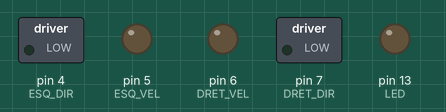
A sketch run on a simulated Arduino Uno, built with avr-gcc and run on an emulated ATmega328P. On the bench: switched loads named in the sketch (green lamp = pin HIGH), output pins drawn as LEDs (lit = HIGH).

Above: at 0.1 s.
At 1.1 s:
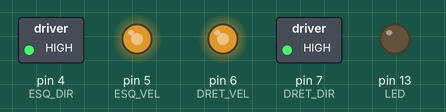
At 3.6 s:
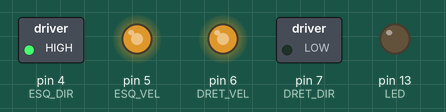
At 5.3 s:
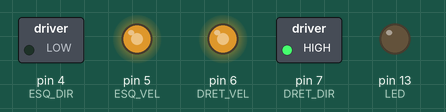
At 7.0 s:
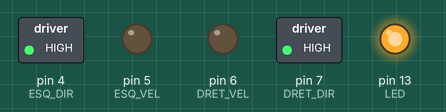
At 11.1 s:
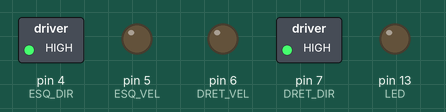
Timing chart, 0 to 12.6 s (numbered marks = the images above):
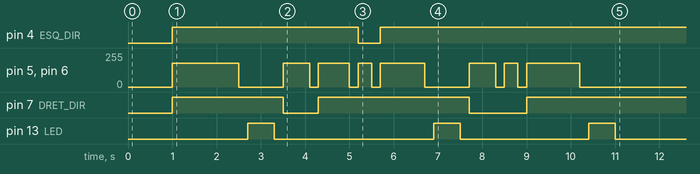

The sketch:

ampliat.ino
```cpp
/*
  Solucionari Repte SA7-A · Robot repartidor (AMPLIAT)
  AMPLIACIO 1: circuit tancat tornant al punt inicial (el quadrat es un cas particular).
  AMPLIACIO 2: temps de gir CALIBRABLES perque els angles siguin precisos.
  AMPLIACIO 3: ruta amb diverses parades senyalitzades amb un LED.
    La ruta es DADES, no codi duplicat: una TAULA de trams (accio + durada)
    que el programa recorre. Per canviar la ruta, nomes cal editar la taula.
  === PINS (AJUSTAR segons el manual de la Imagina 3dBot) ===
*/

const int ESQ_DIR = 4, ESQ_VEL = 5, DRET_DIR = 7, DRET_VEL = 6;   // <-- AJUSTAR
const int LED = 13;     // AMPLIACIO 3: indicador de parada
const int VEL = 180;

const int T_GIR_90 = 600;   // AMPLIACIO 2: CALIBRAR fins que el gir sigui de 90 graus
const int T_GIR_45 = 300;   // AMPLIACIO 2: aprox. la meitat del de 90 (calibrar tambe)

// AMPLIACIO 3: cada tram es una ACCIO i una DURADA en ms.
// Accions: 'R' = recte, 'D' = gir a la dreta, 'E' = gir a l'esquerra,
//          'P' = parada amb senyal LED (la durada s'ignora).
struct Tram {
  char accio;
  int durada;
};

// AMPLIACIO 3: la RUTA com a dades. Trams diversos: rectes de durades
// diferents, girs a banda i banda i 3 parades senyalitzades.
// AMPLIACIO 1: un quadrat seria simplement 4 cops { {'R',1200}, {'D',T_GIR_90} }.
const Tram RUTA[] = {
  {'R', 1500},        // recta llarga fins a la parada 1
  {'P', 0},           // parada 1 (senyal LED)
  {'D', T_GIR_90},
  {'R', 700},         // recta curta
  {'E', T_GIR_45},
  {'R', 1000},        // recta mitjana fins a la parada 2
  {'P', 0},           // parada 2
  {'D', T_GIR_90},
  {'D', T_GIR_45},    // els girs es poden encadenar (90 + 45 = 135 graus)
  {'R', 1200},
  {'P', 0}            // parada 3 (punt final)
};
const int N_TRAMS = sizeof(RUTA) / sizeof(RUTA[0]);

void motors(int dE, int vE, int dD, int vD) {
  digitalWrite(ESQ_DIR, dE); analogWrite(ESQ_VEL, vE);
  digitalWrite(DRET_DIR, dD); analogWrite(DRET_VEL, vD);
}
void endavant()      { motors(HIGH, VEL, HIGH, VEL); }
void gira_dreta()    { motors(HIGH, VEL, LOW, VEL); }
void gira_esquerra() { motors(LOW, VEL, HIGH, VEL); }
void atura()         { analogWrite(ESQ_VEL, 0); analogWrite(DRET_VEL, 0); }

void parada() {
  // AMPLIACIO 3: marca una parada amb el LED
  atura();
  digitalWrite(LED, HIGH); delay(600); digitalWrite(LED, LOW);
  delay(200);
}

// AMPLIACIO 3: executa UN tram de la taula.
// El codi de moviment NO es duplica: nomes hi ha una versio de cada accio.
void executaTram(char accio, int durada) {
  if (accio == 'R') {
    endavant(); delay(durada);
  } else if (accio == 'D') {
    gira_dreta(); delay(durada);       // AMPLIACIO 2 (temps calibrat)
  } else if (accio == 'E') {
    gira_esquerra(); delay(durada);    // AMPLIACIO 2 (temps calibrat)
  } else if (accio == 'P') {
    parada();
    return;
  }
  atura(); delay(200);
}

void setup() {
  pinMode(ESQ_DIR, OUTPUT); pinMode(ESQ_VEL, OUTPUT);
  pinMode(DRET_DIR, OUTPUT); pinMode(DRET_VEL, OUTPUT);
  pinMode(LED, OUTPUT);
  delay(1000);

  // AMPLIACIO 3: el programa nomes RECORRE la taula; la ruta son dades
  for (int i = 0; i < N_TRAMS; i++) {
    executaTram(RUTA[i].accio, RUTA[i].durada);
  }
  atura();
}

void loop() {
}
```
